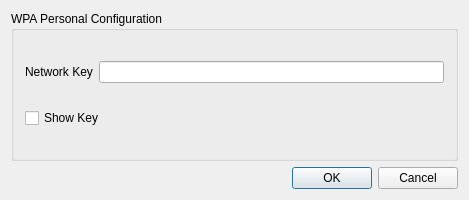
<?xml version="1.0" encoding="UTF-8"?>
<ui version="4.0">
 <class>dialogWPAPersonal</class>
 <widget class="QDialog" name="dialogWPAPersonal">
  <property name="geometry">
   <rect>
    <x>0</x>
    <y>0</y>
    <width>469</width>
    <height>200</height>
   </rect>
  </property>
  <property name="windowTitle">
   <string>WPA Personal Config</string>
  </property>
  <property name="windowIcon">
   <iconset resource="wificonfig.qrc">
    <normaloff>:/tray_wifi85.png</normaloff>:/tray_wifi85.png</iconset>
  </property>
  <layout class="QGridLayout" name="gridLayout_2">
   <item row="1" column="0">
    <widget class="QDialogButtonBox" name="buttonBox">
     <property name="standardButtons">
      <set>QDialogButtonBox::Cancel|QDialogButtonBox::Ok</set>
     </property>
    </widget>
   </item>
   <item row="0" column="0">
    <widget class="QGroupBox" name="groupBox">
     <property name="title">
      <string>WPA Personal Configuration</string>
     </property>
     <layout class="QGridLayout" name="gridLayout">
      <item row="0" column="0">
       <widget class="QLabel" name="textLabel1">
        <property name="text">
         <string>Network Key</string>
        </property>
        <property name="wordWrap">
         <bool>false</bool>
        </property>
       </widget>
      </item>
      <item row="0" column="1">
       <widget class="QLineEdit" name="lineKey">
        <property name="minimumSize">
         <size>
          <width>150</width>
          <height>0</height>
         </size>
        </property>
        <property name="echoMode">
         <enum>QLineEdit::Password</enum>
        </property>
       </widget>
      </item>
      <item row="1" column="0" colspan="2">
       <widget class="QCheckBox" name="checkShowKey">
        <property name="text">
         <string>Show Key</string>
        </property>
       </widget>
      </item>
     </layout>
    </widget>
   </item>
  </layout>
 </widget>
 <layoutdefault spacing="6" margin="11"/>
 <includes>
  <include location="local">qmessagebox.h</include>
 </includes>
 <resources>
  <include location="wificonfig.qrc"/>
 </resources>
 <connections/>
</ui>
